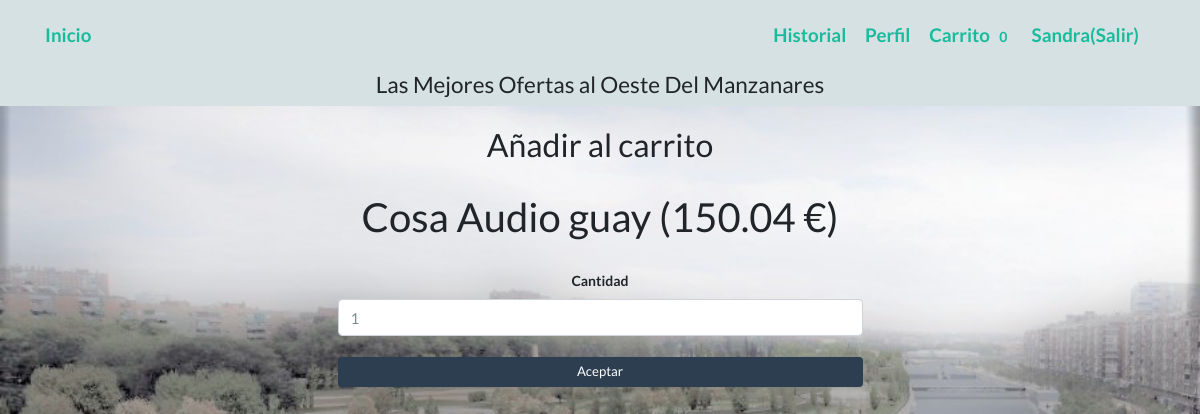
Page /carrito/add/1 (signed in) on the committed database.
### main/models.py (models this page shows, shortened)
class Usuarios(db.Base):
    __tablename__ = 'usuarios'
    id = Column(Integer, primary_key=True)
    username = Column(String(100), nullable=False)
    password_hash = Column(String(128), nullable=False)
    nombre = Column(String(200), nullable=False)
    email = Column(String(200), nullable=False)
    admin = Column(Boolean, default=False)
    proveedor = Column(Boolean, default=False)
    activo = Column(Boolean, default=True)
    usuProveedorId = Column(Integer, ForeignKey("proveedores.id"), default=0)
    usuProveedor = relationship("Proveedores", backref="ProveedorUsu")
    @property
    def password(self):
        raise AttributeError('password is not a readable attribute')
    def is_admin(self):
        return self.admin
    def is_proveedor(self):
        return self.proveedor

class Inventario(db.Base):
    __tablename__ = "inventario"
    id = Column(Integer, primary_key=True)
    nombre = Column(String(100), nullable=False)
    precio = Column(Float, default=0)
    iva = Column(Integer, default=21)
    descripcion = Column(String(255))
    image = Column(String(255))
    stock = Column(Integer, default=0)
    capacidad_stock = Column(Integer, default=0)
    ubicacion = Column(String, default=0)
    Proveedorid = Column(Integer, ForeignKey('proveedores.id'), nullable=False)
    CategoriaId = Column(Integer, ForeignKey('categorias.id'), nullable=False)
    activo = Column(Boolean, default=True)
    categoria = relationship("Categorias", backref="Articulos")
    proveedor = relationship("Proveedores", backref="Proveedor")
    def precio_final(self):
        return round(self.precio + (self.precio * self.iva / 100), 2)

### main/compra.py (the view, shortened to what this page needs)
@compra.route('/carrito/add/<id>', methods=["get", "post"])
@login_required
def carrito_add(id):
    art = db.session.query(Inventario).get(id)
    form = FormCarrito()
    form.id.data = id
    return render_template("carrito_add.html", form=form, art=art)

### main/forms.py
class FormCarrito(FlaskForm):
    id = HiddenField()
    cantidad = IntegerField('Cantidad', default=1,
                            validators=[NumberRange(min=1,
                                                    message="Debe ser un númer"
                                                            "o positivo"),
                                        data_required("Tienes que introducir el "
                                                      "dato")])
    submit = SubmitField('Aceptar')

### main/main.py (called while the page is built)
@login_manager.user_loader
def load_user(user_id):
    from models import Usuarios
    return db.session.query(Usuarios).get(int(user_id))

@app.context_processor
def contar_carrito():
    if not current_user.is_authenticated:
        return {'num_articulos': 0}
    if request.cookies.get(str(current_user.id)) is None:
        return {'num_articulos': 0}
    else:
        datos = json.loads(request.cookies.get(str(current_user.id)))
        return {'num_articulos': len(datos)}

### templates/carrito_add.html (shortened to what this page needs)
  {% extends "base.html" %}
{% block content %}
<div class="container">
  <br>
  <div class="col-md-6 mx-auto">
      <h3>Añadir al carrito</h3>
    <br>
      <h2>{{art.nombre}} ({{art.precio_final()}} €)</h2>
      <form class="form-horizontal"  method="post">
        <div class="form-group">
          {{form.id()}}<br/>
          {{form.cantidad.label()}} {{form.cantidad(size="10", class="form-control")}}
          <br/>
          {{form.submit(class="btn btn-sm btn-primary btn-block")}}
        </div>
    </form>
    <br/>
  </div>
</div>
{% endblock %}

### templates/base.html (shortened to what this page needs)
<!DOCTYPE html>
<html lang="es" xmlns="http://www.w3.org/1999/html">
<head>
    <link rel="stylesheet" href="https://cdn.jsdelivr.net/npm/bootswatch@4.5.2/dist/flatly/bootstrap.min.css"
>
    <link rel="stylesheet" href="{{ url_for('static', filename='main.css')}}">
</head>
<header>
    <nav class="navbar navbar-inverse navbar-fixed-top">
        <div class="container">
            <div class="navbar-header">
                <a class="navbar-brand" href="/index">Inicio</a>
            </div>
            <div>
                {% if current_user.is_authenticated %}
                {% if not current_user.is_admin()%}
                {% if not current_user.is_proveedor()%}
                <a class="navbar-brand " href="/historial"> Historial</a>
                {%endif%}
                {%endif%}
                <a class="navbar-brand " href="/perfil/{{ current_user.username}}"> Perfil</a>
                {% if not current_user.is_admin()%}
                {% if not current_user.is_proveedor()%}
                <a class="navbar-brand " href="/carrito"> Carrito <span class="badge">{{num_articulos}} </span></a>
                {%endif%}
                {%endif%}
                <a class="navbar-brand " href="/logout">{{current_user.nombre}}(Salir)</a>
                {% else %}
                <a class="navbar-brand" href="/login">Login</a>
                <a class="navbar-brand" href="/registro">Registro</a>
                {% endif %}
            </div>
        </div>
    </nav>
    <div class="container">
        <h4>Las Mejores Ofertas al Oeste Del Manzanares</h4>
    </div>
</header>
<body>
<br>
<br>
<br>
<br>
<br>
{% block content %}{% endblock %}
</body>
</html>

### static/main.css (style rules this page uses)
body { margin-left: auto; margin-right: auto; margin-top: auto; margin-bottom: auto; text-align:center; background-image:url('fotos-playa-madrid-rio-001.jpg'); background-repeat: no-repeat; background-size: cover; font-weight: bold; font-size: 14px; }
header { text:black }
header { position: fixed; width: 100%; z-index: 1000; background:#D5E1E3; font-weight: bold }

### rows in the picture
Usuarios: nombre "Sandra"
Inventario: nombre "Cosa Audio guay", precio_final "150.04"

### other values in the picture
{{ num_articulos }} "0"
